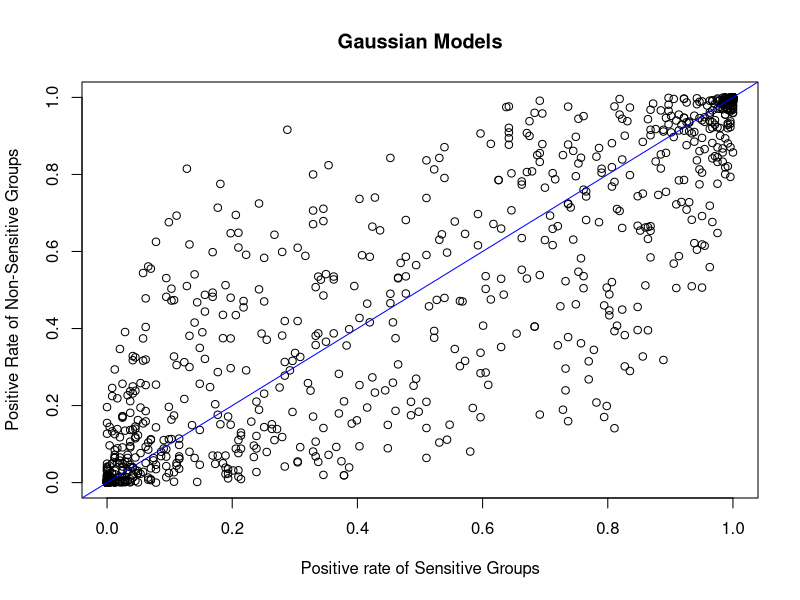
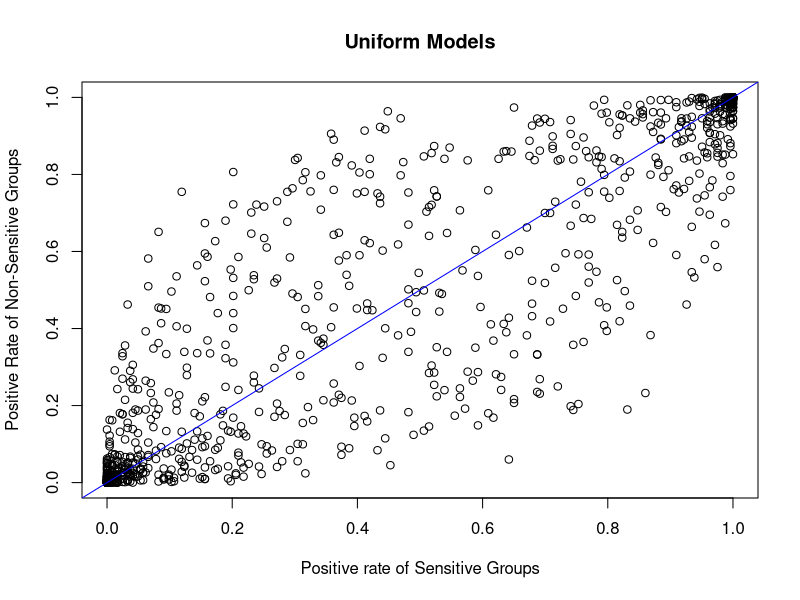
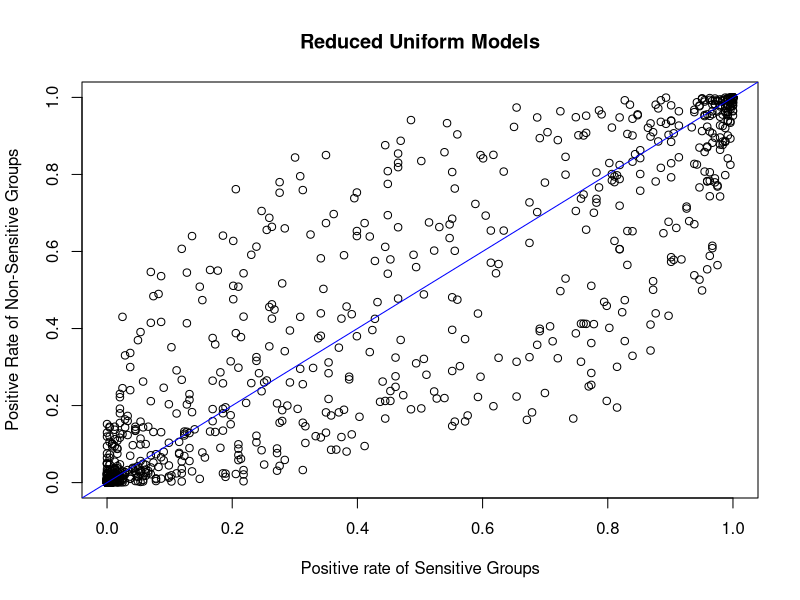
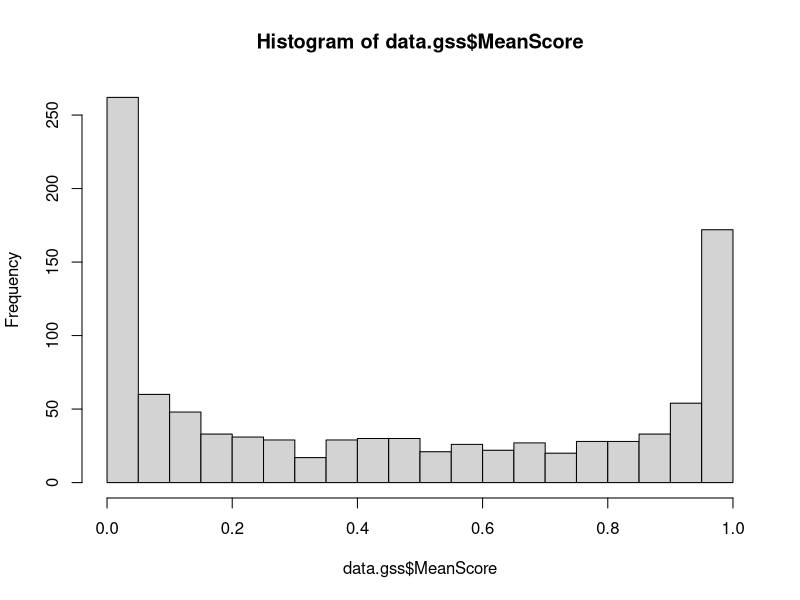
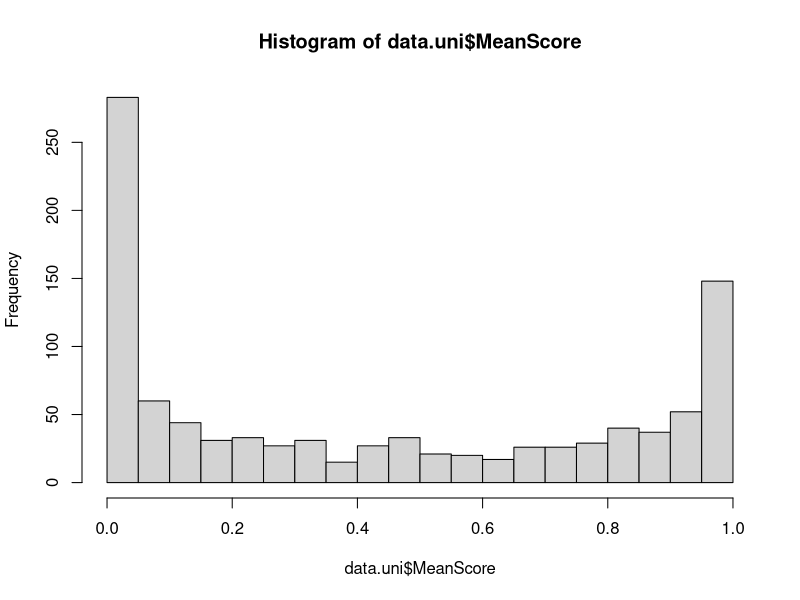
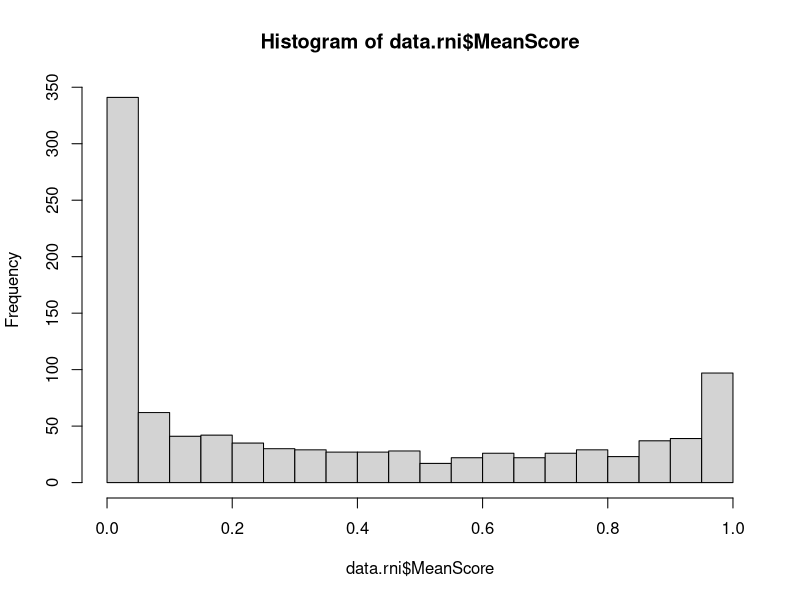
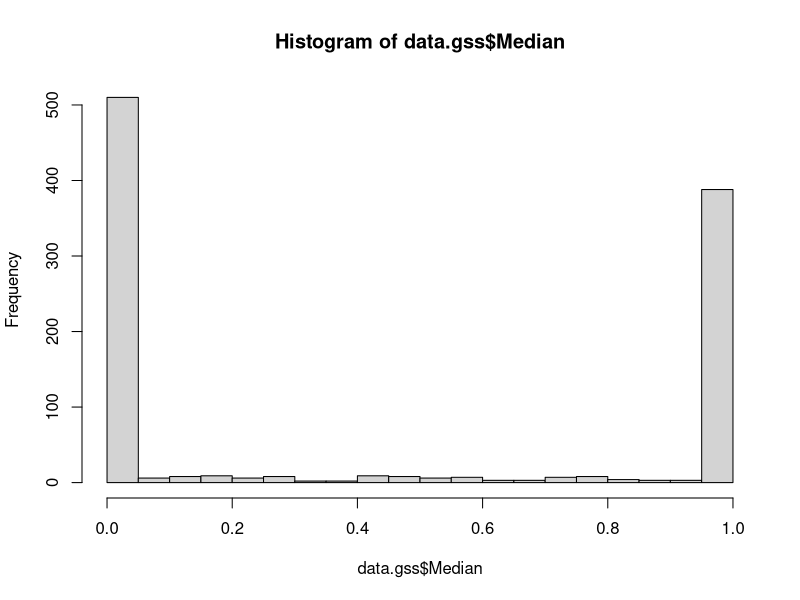
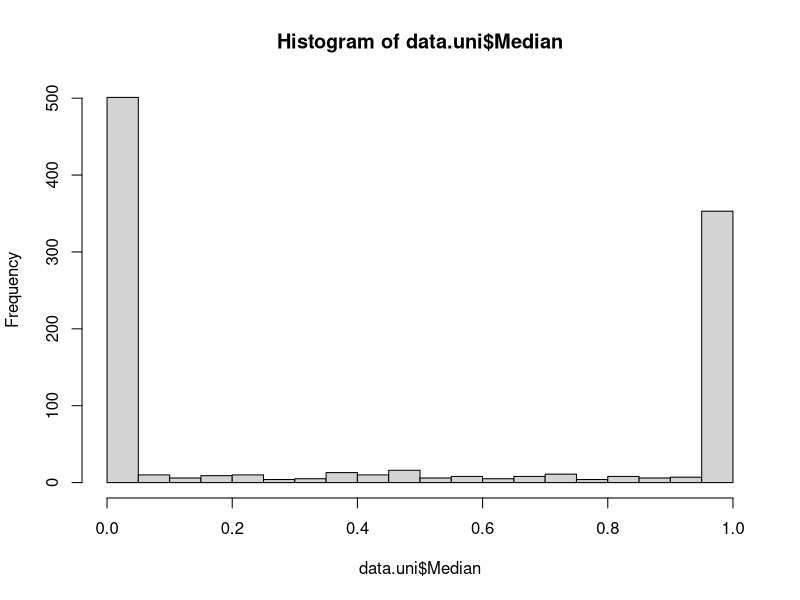

These charts were generated, in order, by the following R code:
## ---- chunk 1
getwd()
## ---- chunk 2
data.gss <- read.csv("gaussStats.csv", header = TRUE)
head(data.gss)
data.uni <- read.csv("uniformStats.csv", header = TRUE)
head(data.uni)
data.rni <- read.csv("reducedUniformStats.csv", header = TRUE)
head(data.rni)
## ---- chunk 3
with(data.gss, plot(PgNS~PgS, ylab = "Positive Rate of Non-Sensitive Groups", xlab = "Positive rate of Sensitive Groups", main = "Gaussian Models"))
abline(0, 1, col = "Blue")
with(data.uni, plot(PgNS~PgS, ylab = "Positive Rate of Non-Sensitive Groups", xlab = "Positive rate of Sensitive Groups", main = "Uniform Models"))
abline(0, 1, col = "Blue")
with(data.rni, plot(PgNS~PgS, ylab = "Positive Rate of Non-Sensitive Groups", xlab = "Positive rate of Sensitive Groups", main = "Reduced Uniform Models"))
abline(0, 1, col = "Blue")

hist(data.gss$MeanScore, breaks = 20)
hist(data.uni$MeanScore, breaks = 20)
hist(data.rni$MeanScore, breaks = 20)

hist(data.gss$Median, breaks = 20)
hist(data.uni$Median, breaks = 20)
hist(data.rni$Median, breaks = 20)
## ---- chunk 4
data.gss.fd = data.gss[data.gss$Median < 1 & data.gss$Median > 0,]
length(data.gss.fd$PgS)
data.uni.fd = data.uni[data.uni$Median < 1 & data.uni$Median > 0,]
length(data.uni.fd$PgS)
data.rni.fd = data.rni[data.rni$Median < 1 & data.rni$Median > 0,]
length(data.rni.fd$PgS)

with(data.gss.fd, plot(PgNS~PgS, ylab = "Positive Rate of Non-Sensitive Groups", xlab = "Positive rate of Sensitive Groups", main = "Gaussian Models Filtered by Median", ylim = c(0,1), xlim = c(0,1)))
abline(0, 1, col = "Blue")
with(data.uni.fd, plot(PgNS~PgS, ylab = "Positive Rate of Non-Sensitive Groups", xlab = "Positive rate of Sensitive Groups", main = "Uniform Models Filtered by Median", ylim = c(0,1), xlim = c(0,1)))
abline(0, 1, col = "Blue")
with(data.rni.fd, plot(PgNS~PgS, ylab = "Positive Rate of Non-Sensitive Groups", xlab = "Positive rate of Sensitive Groups", main = "Reduced Uniform Models Filtered by Median", ylim = c(0,1), xlim = c(0,1)))
abline(0, 1, col = "Blue")
## ---- chunk 5
data.gss.fn = data.gss[data.gss$MeanScore < 0.95 & data.gss$MeanScore > 0.05,]
length(data.gss.fn$PgS)
data.uni.fn = data.uni[data.uni$MeanScore < 0.95 & data.uni$MeanScore > 0.05,]
length(data.uni.fn$PgS)
data.rni.fn = data.rni[data.rni$MeanScore < 0.95 & data.rni$MeanScore > 0.05,]
length(data.rni.fn$PgS)

with(data.gss.fn, plot(PgNS~PgS, ylab = "Positive Rate of Non-Sensitive Groups", xlab = "Positive rate of Sensitive Groups", main = "Gaussian Models Filtered by Mean", ylim = c(0,1), xlim = c(0,1)))
abline(0, 1, col = "Blue")
with(data.uni.fn, plot(PgNS~PgS, ylab = "Positive Rate of Non-Sensitive Groups", xlab = "Positive rate of Sensitive Groups", main = "Uniform Models Filtered by Mean", ylim = c(0,1), xlim = c(0,1)))
abline(0, 1, col = "Blue")
with(data.rni.fn, plot(PgNS~PgS, ylab = "Positive Rate of Non-Sensitive Groups", xlab = "Positive rate of Sensitive Groups", main = "Reduced Uniform Models Filtered by Mean", ylim = c(0,1), xlim = c(0,1)))
abline(0, 1, col = "Blue")
## ---- chunk 6
#with(data.df, plot(PgNS~PgS, ylab= "Positive rate of Non-Sensitive groups", xlab="Positive rate of Sensitive groups"))
#abline(0,1, col="Blue")
## ---- chunk 7
#hist(data.df$MeanScore, breaks = 20)
#hist(data.df$Median, breaks = 20)
## ---- chunk 8
#with(data.df, plot(PgNS~PgS, ylab= "Positive rate of Non-Sensitive groups", xlab="Positive rate of Sensitive groups"))
#abline(0,1.25,col="Blue")
#abline(0,0.8, col="Blue")
## ---- chunk 9
#boxplot(data.df$Parity, horizontal=TRUE)
#hist(data.df$Parity, breaks=20)
